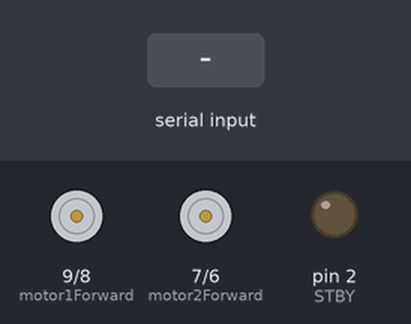
A sketch run on a simulated Arduino Uno, built with avr-gcc and run on an emulated ATmega328P. Shown: motor-driver pin pairs drawn as motors (green arrow = first pin HIGH = forward, orange = second pin HIGH = backward, longer = more drive, scaled by the enable pin, stopped while the standby pin is LOW), output pins drawn as LEDs (lit = HIGH). The inputs (shaded band) are chosen by the test bench.

Above: at 1.2 s.
1.3 s: byte 70 ('F') received over Serial
At 2.1 s:
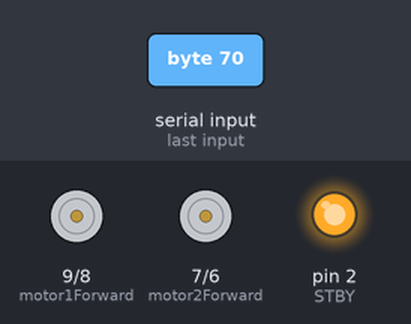
2.8 s: byte 66 ('B') received over Serial
4.3 s: byte 76 ('L') received over Serial
5.8 s: byte 82 ('R') received over Serial
Timing chart, 0 to 8.3 s (numbered marks = the images above; inputs shaded):
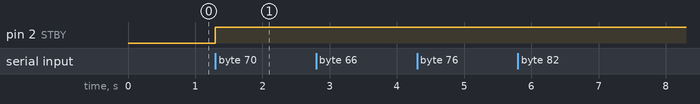

Measured:
- after the input at 1.3 s, pin 2 (STBY): LOW → HIGH at once

The sketch:

CarrosBluetooth.ino
```cpp
const int motor1Forward = 9, motor1Backward = 8, motor1Pwm = 3; // setting constant integers for the first motor's pins
const int motor2Forward = 7, motor2Backward = 6, motor2Pwm = 5; // second motor
const int STBY = 2; // Standby pin. when set to HIGH, allows us to move the motors. When LOW, every motor stops.
int speed; // speed to move the motors at
char input; // the input we get from the phone over bluetooth

// void setup - code inside runs once in the starting
void setup() {

  // setting these pins as outputs

  pinMode(motor1Forward, OUTPUT);
  pinMode(motor1Backward, OUTPUT);
  pinMode(motor1Pwm, OUTPUT);

  pinMode(motor2Forward, OUTPUT);
  pinMode(motor2Backward, OUTPUT);
  pinMode(motor2Pwm, OUTPUT);

  pinMode(STBY, OUTPUT);

  Serial.begin(9600);

}

// the void loop - runs forever after void setup, until the arduino is powered off
void loop() {

  if (Serial.available() > 0 ) {
    input = Serial.read();
  }

  switch (input) {
    case '0':
      speed = 0;
      break;
    case '1':
      speed = map(10,10,100,50,255);
      break;
    case '2':
      speed = map(20,10,100,50,255);
      break;
    case '3':
      speed = map(30,10,100,50,255);
      break;
    case '4':
      speed = map(40,10,100,50,255);
      break;
    case '5':
      speed = map(50,10,100,50,255);
      break;
    case '6':
      speed = map(60,10,100,50,255);
      break;
    case '7':
      speed = map(70,10,100,50,255);
      break;
    case '8':
      speed = map(80,10,100,50,255);
      break;
    case '9':
      speed = map(90,10,100,50,255);
      break;
    case 'q':
      speed = 255;
      break;
    case 'F':
      move(1,speed,'f');
      move(2,speed,'f');
      break;
    case 'B':
      move(1,speed,'b');
      move(2,speed,'b');
      break;
    case 'L':
      move(1,speed,'b');
      move(2,speed,'f');
      break;
    case 'R':
      move(1,speed,'f');
      move(2,speed,'b');
      break;
    case 'G':
      move(1,(int)speed/2,'f');
      move(2,speed,'f');
      break;
    case 'I':
      move(1,speed,'f');
      move(2,(int)speed/2,'f');
      break;
    case 'H':
      move(1,(int)speed/2,'b');
      move(2,speed,'b');
      break;
    case 'J':
      move(1,speed,'b');
      move(2,(int)speed/2,'b');
      break;
    case 'S':
      stop();
      break;
    case 'D':
      stop();
      break;
  }

}

// this is a function to move a specific motor at a specific speed in a specific direction
void move(int motor, int speed, char direction){
  /*
  Paramaters:
    motor (integer) - which motor to turn:
      1 will move the first motor (motor1) (left motor).
      2 will move the second motor (motor2) (right motor).
    speed (integer) - the speed, the pwm:
      0 is stop.
      255 is the fastest.
      NOTE: in my case, I needed at least 60 speed (pwm) to turn the motors
    direction (character) - the direction to turn:
      'f' is forward (clockwise)
      'b' is backward (anticlockwise)
      NOTE: if some other character is given for direction, it will default to moving forward.
  NOTE: you can also have one motor going forward and another going backward to turn around.
  */
  boolean motorPinOneState;
  boolean motorPinTwoState;
  digitalWrite(STBY, HIGH);
  switch (direction) { // which pin needs to be HIGH and which one LOW to turn clockwise or anticlockwise
    case 'f':
      motorPinOneState = HIGH;
      motorPinTwoState = LOW;
      break;
    case 'b':
      motorPinOneState = LOW;
      motorPinTwoState = HIGH;
      break;
    default:
      motorPinOneState = HIGH;
      motorPinTwoState = LOW;
    break;
  }
  switch (motor) { // moves the required motor
    case 1:
      digitalWrite(motor1Forward, motorPinOneState);
      digitalWrite(motor1Backward, motorPinTwoState);
      analogWrite(motor1Pwm, speed);
      break;
    case 2:
      digitalWrite(motor2Forward, motorPinOneState);
      digitalWrite(motor2Backward, motorPinTwoState);
      analogWrite(motor2Pwm, speed);
      break;
  }
}

// this is a function to stop all the motors
void stop() {
  digitalWrite(STBY, LOW);
}
```
